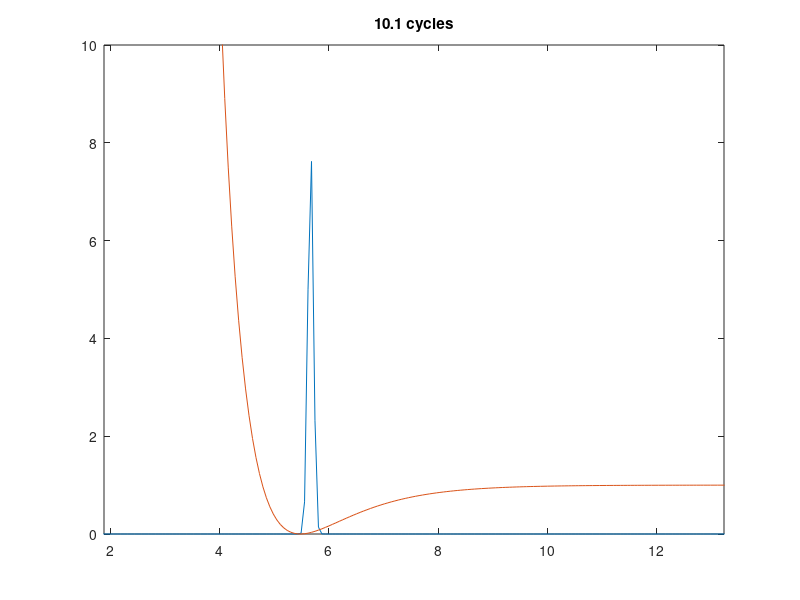

The MATLAB source for this figure:
% Reference:
% [1]  1990 Chelkowski, Efficient Molecular Dissociation by a Chirped 
%      Ultrashort Infrared Laser Pulse
%
%
%% ========================= 1 setup pulse ===============================
% user inputs 
clear
showplot = 1;

% ================= conversions and constants ====================

% conversions (atomic units to ...)
au2amu = 1/1822.888; % m_e to amu
au2ang = 0.52917721092; % a_0 to angstrom 
au2eV = 27.211385; % E_h to eV
au2as = 24.18884326505; % hbar/E_h to attosecond
au2Vpang = 51.4220652; % E_h/(e *a_0) to V/angstrom
au2D = 2.541746; % e *a_0 to Debye

% fine structure constant alpha = k_e *e^2/(hbar *c)
% Bohr_radius = hbar^2/(k_e *m_e *e^2) = hbar/(m_e*c*alpha)
% Hartree E_h = k_e^2 *m_e *e^4/hbar^2 = alpha^2 *m_e *c^2

% other conversion
J2eV = 1/1.6021766208e-19;
s2as = 1e18;
cm2ang = 1e8;

% constants in au
m_e = 1; % electron mass
e = 1;
hbar = 1;
k_e = 1;

a_0 = 1; % hbar^2/(k_e *m_e *e^2), Bohr radius
c = 137.035999139; % a_0*E_h/hbar = alpha *c
% constants in SI
k_e_SI = 8.9875517873681e9; % kg*m^3/(s^2 C^2)
c_SI = 2.99792458e8; % m/s


% ================= Pulse ==========================
%I = 1e13; % W/cm^2
%E_M = sqrt(8*pi*k_e_SI/c_SI *I *1e4) *1e-10; % V/angstrom
%E_M = E_M/au2Vpang; % au = E_h/(e*a_0)


m_Ir = 192.217; % amu
m = m_Ir*m_Ir/(m_Ir +m_Ir); % amu
m = m/au2amu; % au, reduced mass

a = 1;%0.71741/a_0; % au = 1/a_0
D = 1;%6.125/au2eV; % au = E_h
%B = hbar *a/sqrt(2*m*D); % dimless
%omega_0 = 2*B*D/hbar; % au = E_h/hbar
%omega_01 = omega_0 *(1 -B); % au = E_h/hbar
%cycle_01 = 2*pi/omega_01; % au = hbar/E_h

N = 8; % dimless
alpha_0 = 2.5; % dimless
alpha_F = 6.25; % dimless
S = 1.5*pi; S_0 = 1.5*pi; % dimless
d_1 = 0.786/(a_0*au2D); % au = e
p_01 = 0.097/au2D; % au = e*a_0
 
% time steps
cycle_01=0.01;
dt = 0.001;% *cycle_01; % au = hbar/E_h
t_max = 10 *cycle_01; % au = hbar/E_h
t = 0:dt:t_max;

Nt = length(t);
t_max = max(t); % au = hbar/E_h
 
%% ======================= 2 initial state ============================
% ================= Morse Potential =================
r_0 = 2.9/au2ang;%1.7329*a_0; % au = a_0
Nr = 2^11;
r_max = 130; % au = a_0
r = linspace(0.1,r_max,Nr); % au = a_0
dr = r(2) -r(1);
x = r - r_0; % au = a_0
dx = dr;

% Morse potential at time t = 0
V = D*(1 - exp(-a*x)).^2; % E_h

 % ======================= ground state ===================
%lam = 1/B; % dimless
%z = 2*lam *exp(-a*x);

%n = 0;
psi_0 = exp(-(r-3/au2ang).^2/0.01); %z.^(lam -n -1/2) .*exp(-z/2) .*laguerreL(n,2*lam-2*n -1,z);
psi_0 = psi_0/(sqrt(dr)*norm(psi_0));
 
%% ================= 3 propagation (Split Step) ============
dti_cycle_01 = 0.01*round(cycle_01/(2*dt)); % index



dp = 2*pi*hbar/(Nr*dr); % au = hbar/a_0
p = ((0:Nr-1) -Nr/2) *dp; % au = hbar/a_0
T = p.^2/(2*m); % au = E_h
T = ifftshift(T); % au = E_h

dt_hbar = dt/hbar;
psi_1 = psi_0;

count = 0;
for ti = 1:Nt
    %V = D*(1 - exp(-a*x)).^2 - x *d_1*E_M*U(ti)*cos(omega(ti)*t(ti));
    
    psi_1 = exp(-1i *dt_hbar/2 *V) .*psi_1;
    psi_1 = ifft(exp(-1i *dt_hbar *T) .*fft(psi_1));
    psi_1 = exp(-1i *dt_hbar/2 *V) .*psi_1;
    
    psi_1 = psi_1/(sqrt(dr)*norm(psi_1)); % normalize
    
    if rem(ti,dti_cycle_01) == 0
        count = count +1;
        psi(count,:) = psi_1;
%         disp(ti);
        
        figure(89);
        plot(r, abs(psi_1).^2, r, V);
        title([num2str(ti*dt/cycle_01) ,' cycles']);
        ylim([0,10]); xlim([1/au2ang,7/au2ang])
        pause(0.02);
    end
end
 






%% ===================== 7 custom functions =====================
function addLine(pos, varargin)
% ADDLINE adds a line intersection given position.
%   pos: 1-by-2 row vector or #
%   
%
% Optional Inputs
%   XorY: stands for vertical ('X') or horizontal ('Y') line. By default,
%   == 'X'
%   Line Specs: see MATLAB plot for details
%
% Remarks
%   cannot change LineWidth for some reason
%
% Internal Func
%   addtick
%
%   last updated 02/05/2018
%

%% optional inputs
input = {'X', ''};
input_N = length(input);
for jj = 1:input_N
    if nargin >= 1+jj && ~isempty(varargin{jj})
        input{jj} = varargin{jj};
    end
end

[XorY, lineSpec] = cell2var(input);
%% main
Xm = get(gca, 'xlim'); % m stands for min and max
Ym = get(gca, 'ylim');


N = 50;

if length(pos) == 1
    if strcmp(XorY, 'Y')
        X = linspace(Xm(1), Xm(2), N);
        Y = pos*ones(1,N);
    elseif strcmp(XorY, 'X')
        X = pos*ones(1,N);
        Y = linspace(Ym(1), Ym(2), N);
    else
        error('invalid second input');
    end
    tick = pos;
elseif length(pos) == 2
    if strcmp(XorY, 'Y')
        X = linspace(Xm(1), pos(1), N);
        Y = pos(2)*ones(1,N);
        tick = pos(2);
    elseif strcmp(XorY, 'X')
        X = pos(1)*ones(1,N);
        Y = linspace(Ym(1), pos(2), N);
        tick = pos(1);
    else
        error('invalid second input');
    end
else
    error('invalid first input');
end
        
hold on;
plot(X, Y, lineSpec);
xlim(Xm); ylim(Ym); % in case the figure changes x,y limits
addTick(tick, XorY);

hold off;


end














% ================ custom functions ================
function addTick(tick1, varargin)
% ADDTICKS add ticks to a figure
%   tick: # or vector of tick values
%
% Optional Inputs
%   XorY: input 'X' or 'Y' to choose the axis on which the ticks is added. 
%   By default, == 'X'
%   ax: axes handle. By default, == gca (get current axes)
%   
% Custum Functions
%   cell2var
%
%   last updated 08/09/2017

%% optional inputs
input = {'X', gca};
input_N = length(input);
for jj = 1:input_N
    if nargin >= 1+jj && ~isempty(varargin{jj})
        input{jj} = varargin{jj};
    end
end

[XorY, ax] = cell2var(input);
%% main
XorYTick = [XorY, 'Tick']; 
tick0 = get(ax, XorYTick);
tick = unique([tick0, tick1]);
set(gca, XorYTick, tick);

end
function deleteTick(tick1, varargin)
%ADDTICKS add ticks to a figure
%   tick: # or vector of tick values
%
%Optional Inputs
%   XorY: input 'X' or 'Y' to choose the axis on which the ticks is deleted. 
%   By default, == 'X'
%   ax: axes handle. By default, == gca (get current axes)
%   
%Custum Functions
%   cell2var
%
%   last updated 08/09/2017

%% optional inputs
input = {'X', gca};
input_N = length(input);
for jj = 1:input_N
    if nargin >= 1+jj && ~isempty(varargin{jj})
        input{jj} = varargin{jj};
    end
end

[XorY, ax] = cell2var(input);
%% main
XorYTick = [XorY, 'Tick'];
N = length(tick1);
ticks = get(ax, XorYTick);
for kk = 1:N
    ticks(ticks == tick1(kk)) = [];
end
set(gca, XorYTick, ticks);

end












% ================ custom functions ================
function [varargout] = cell2var(cellA, varargin)
%CELL2VAR stands for cell to variable. It converts a cell of length N to N
%specified variables
%   cellA: 1D cell
%
%Optional Inputs
%   num: a # specifying which cell to convert to variable
%
%   last updated 06/05/2017
%   version 1.0
%
%   Author: Andrew Yuan
%   Copyright (c) 2017, All Rights Reserved
%

%% possible case
if nargin >= 2 && ~isempty(varargin{1})
    varargout{1} = cellA{varargin{1}};
    return;
end
%% main
if nargout <= length(cellA)
   for kk = 1:nargout
       varargout{kk} = cellA{kk};
   end
else
    error('number of outputs exceeds length of input cell');
end


end
